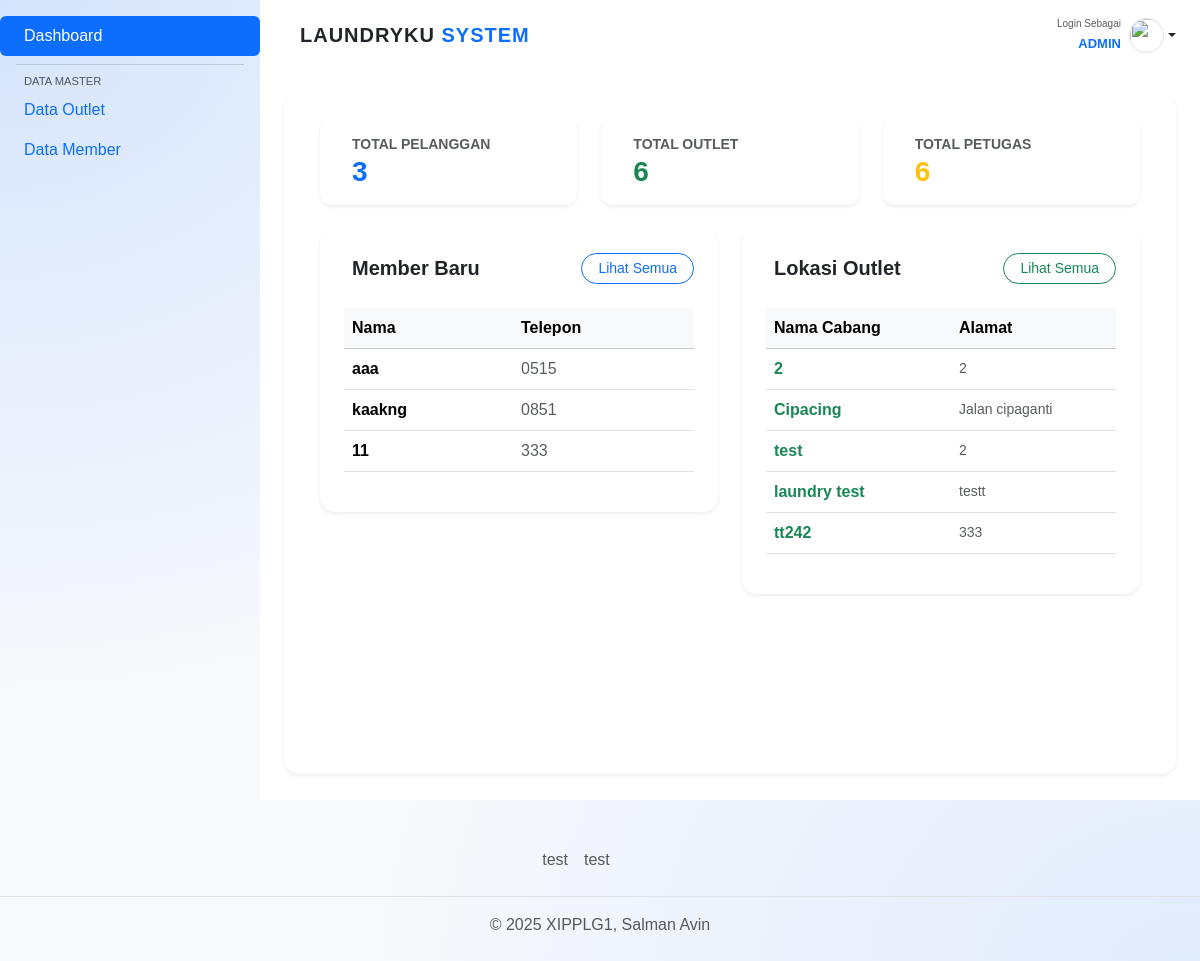
Screenshot of /index.php?page=dashboard (signed in) with the database file from the repository.
### tables this page shows
CREATE TABLE `tb_member` (
  `id` int(11) NOT NULL,
  `nama` varchar(100) NOT NULL,
  `alamat` text NOT NULL,
  `jenis_kelamin` enum('L','P') NOT NULL,
  `tlp` varchar(15) NOT NULL
);

CREATE TABLE `tb_outlet` (
  `id` int(11) NOT NULL,
  `nama` varchar(100) NOT NULL,
  `alamat` text NOT NULL,
  `tlp` varchar(15) NOT NULL
);

### views/dashboard.php (the view, shortened to what this page needs)
<?php
$jml_member = mysqli_num_rows(mysqli_query($conn, "SELECT id FROM tb_member"));
$jml_outlet = mysqli_num_rows(mysqli_query($conn, "SELECT id FROM tb_outlet"));
$jml_user   = mysqli_num_rows(mysqli_query($conn, "SELECT id FROM tb_user"));
$query_member = mysqli_query($conn, "SELECT * FROM tb_member ORDER BY id DESC LIMIT 5");
$query_outlet = mysqli_query($conn, "SELECT * FROM tb_outlet ORDER BY id DESC LIMIT 5");
?>
<div class="container-fluid">
    <div class="row g-4 mb-4">
        <div class="col-md-4">
            <div class="card border-0 shadow-sm p-3" style="border-left: 5px solid #0d6efd; border-radius: 12px;">
                <div class="d-flex align-items-center">
                    <div>
                        <small class="text-muted d-block fw-bold">TOTAL PELANGGAN</small>
                        <h3 class="fw-bold mb-0 text-primary"><?= $jml_member; ?></h3>
                    </div>
                </div>
            </div>
        </div>
        <div class="col-md-4">
            <div class="card border-0 shadow-sm p-3" style="border-left: 5px solid #198754; border-radius: 12px;">
                <div class="d-flex align-items-center">
                    <div>
                        <small class="text-muted d-block fw-bold">TOTAL OUTLET</small>
                        <h3 class="fw-bold mb-0 text-success"><?= $jml_outlet; ?></h3>
                    </div>
                </div>
            </div>
        </div>
        <div class="col-md-4">
            <div class="card border-0 shadow-sm p-3" style="border-left: 5px solid #ffc107; border-radius: 12px;">
                <div class="d-flex align-items-center">
                    <div>
                        <small class="text-muted d-block fw-bold">TOTAL PETUGAS</small>
                        <h3 class="fw-bold mb-0 text-warning"><?= $jml_user; ?></h3>
                    </div>
                </div>
            </div>
        </div>
    </div>
    <div class="row g-4">
        <div class="col-lg-6">
            <div class="card border-0 shadow-sm p-4" style="border-radius: 15px;">
                <div class="d-flex justify-content-between align-items-center mb-4">
                    <h5 class="fw-bold mb-0"><i class="bi bi-person-check me-2 text-primary"></i> Member Baru</h5>
                    <a href="index.php?page=member" class="btn btn-sm btn-outline-primary rounded-pill px-3">Lihat Semua</a>
                </div>
                <div class="table-responsive">
                    <table class="table table-hover align-middle">
                        <thead class="table-light">
                            <tr>
                                <th>Nama</th>
                                <th>Telepon</th>
                            </tr>
                        </thead>
                        <tbody>
                            <?php while($m = mysqli_fetch_assoc($query_member)): ?>
                            <tr>
                                <td class="fw-bold"><?= $m['nama']; ?></td>
                                <td class="text-muted"><?= $m['tlp']; ?></td>
                            </tr>
                            <?php endwhile; ?>
                        </tbody>
                    </table>
                </div>
            </div>
        </div>
        <div class="col-lg-6">
            <div class="card border-0 shadow-sm p-4" style="border-radius: 15px;">
                <div class="d-flex justify-content-between align-items-center mb-4">
                    <h5 class="fw-bold mb-0"><i class="bi bi-geo-alt me-2 text-success"></i> Lokasi Outlet</h5>
                    <a href="index.php?page=outlet" class="btn btn-sm btn-outline-success rounded-pill px-3">Lihat Semua</a>
                </div>
                <div class="table-responsive">
                    <table class="table table-hover align-middle">
                        <thead class="table-light">
                            <tr>
                                <th>Nama Cabang</th>
                                <th>Alamat</th>
                            </tr>
                        </thead>
                        <tbody>
                            <?php while($o = mysqli_fetch_assoc($query_outlet)): ?>
                            <tr>
                                <td class="fw-bold text-success"><?= $o['nama']; ?></td>
                                <td class="text-muted small"><?= $o['alamat']; ?></td>
                            </tr>
                            <?php endwhile; ?>
                        </tbody>
                    </table>
                </div>
            </div>
        </div>
    </div>
</div>

### rows the page displays
tb_member: nama "aaa", tlp "0515"
tb_member: nama "kaakng", tlp "0851"
tb_member: nama "11", tlp "333"
tb_outlet: nama "2", alamat "2"
tb_outlet: nama "Cipacing", alamat "Jalan cipaganti"
tb_outlet: nama "test", alamat "2"
tb_outlet: nama "laundry test", alamat "testt"
tb_outlet: nama "tt242", alamat "333"

### other values shown
$role "ADMIN"
$jml_member "3"
$jml_outlet "6"
$jml_user "6"
